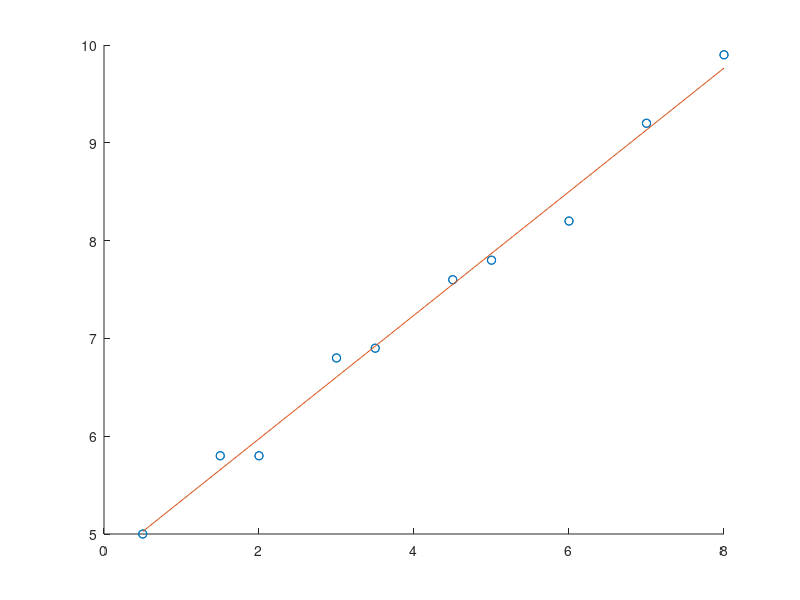

The MATLAB script that drew this image:
xi=[0.5, 1.5, 2, 3, 3.5, 4.5, 5, 6, 7, 8];
fi=[5, 5.8, 5.8, 6.8, 6.9, 7.6, 7.8, 8.2, 9.2, 9.9]
hold on
scatter(xi, fi)
plot(xi, fi, 'o')
p=polyfit(xi,fi,1)

xx=linspace(0.5,8);

plot(xx,polyval(p,xx))

norm(fi-polyval(p,xi))